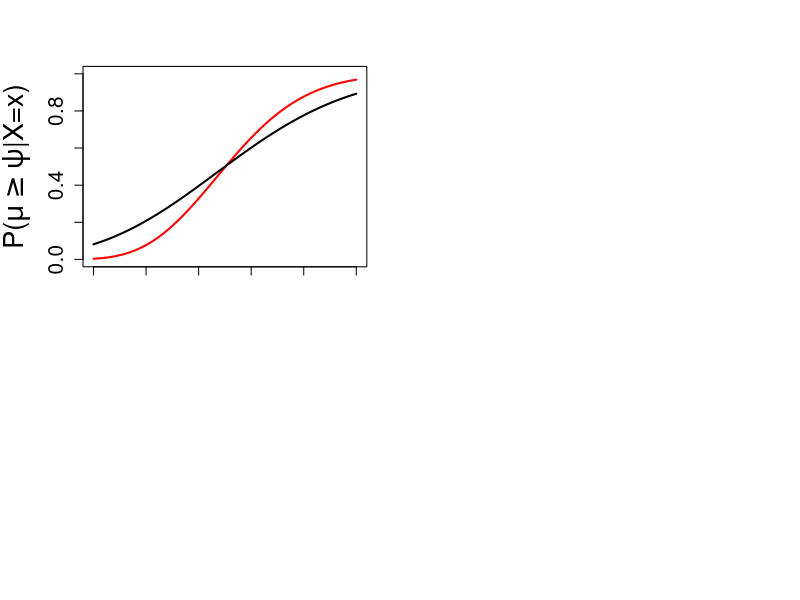

The R script that drew this image: (Note: this script raises an error after producing the figure.)
par(mfrow = c(2, 2))

par(mar = c(2, 5, 4, 2))
plot(seq(0, 10, 0.1), (1-pgamma(5, shape = 1 + seq(0, 10, 0.1), rate = 0.139 +1)), 
     ylim = c(0, 1), type = "l", col = "red", lwd = 2, cex.axis = 1.5,
     xlab = "", ylab = expression(paste("P(", mu  >= psi, "|X=x)")), cex.lab = 2,
     xaxt = "n")

axis(1, at = seq(0, 10, 2), labels = FALSE)

lines(seq(0, 10, 0.1), (1-pgamma(5, shape = 10 + seq(0, 10, 0.1), rate = 1.934+1)),
      lwd = 2)

lines(seq(0, 10), test3(dd), ylim = c(0, 1), col = "blue", lwd = 2)

text(1, 0.8, "n = 1", cex = 2)

abline(v = seq(0, 10, 2), lty = 3, col = "grey")
abline(h = seq(0, 1, 0.2), lty = 3, col = "grey")




par(mar = c(2, 3, 4, 4))
plot(seq(0, 10), scn1, ylim = c(0, 1), type = "l", col = "red", lwd = 2, cex.axis = 1.5,
     xlab = "", ylab = "", cex.lab = 2, yaxt = "n", xaxt = "n")
lines(seq(0, 10), scn2, lwd = 2)
lines(seq(0, 10), test3(dd), col = "blue", lwd = 2)

axis(1, at = seq(0, 10, 2), labels = FALSE)
axis(2, at = seq(0, 1, 0.2), labels = FALSE)

abline(v = seq(0, 10, 2), lty = 3, col = "grey")
abline(h = seq(0, 1, 0.2), lty = 3, col = "grey")

text(1, 0.8, "n = 2", cex = 2)



par(mar = c(4, 5, 2, 2))
plot(seq(0, 10), scn1, ylim = c(0, 1), type = "l", col = "red", lwd = 2, cex.axis = 1.5,
     xlab = "x", cex.lab = 2, ylab = expression(paste("P(", mu  >= psi, "|X=x)")), 
     cex.lab = 2)
lines(seq(0, 10), scn2, lwd = 2)
lines(seq(0, 10), test3(dd), col = "blue", lwd = 2)

abline(v = seq(0, 10, 2), lty = 3, col = "grey")
abline(h = seq(0, 1, 0.2), lty = 3, col = "grey")

text(1, 0.8, "n = 5", cex = 2)



par(mar = c(4, 3, 2, 4))
plot(seq(0, 10), scn1, ylim = c(0, 1), type = "l", col = "red", lwd = 2, cex.axis = 1.5,
     xlab = "x", ylab = "", cex.lab = 2, yaxt = "n")
lines(seq(0, 10), scn2, lwd = 2)
lines(seq(0, 10), test3(dd), col = "blue", lwd = 2)

axis(2, at = seq(0, 1, 0.2), labels = FALSE)

abline(v = seq(0, 10, 2), lty = 3, col = "grey")
abline(h = seq(0, 1, 0.2), lty = 3, col = "grey")

text(1, 0.8, "n = 10", cex = 2)

legend(6, 0.8, legend=c("Gamma(1, 0.139)", "Gamma(10, 1.934)", "No proper prior\n(our approach)"),  
       fill = c("red","black", "blue"), bty = "n", title = "Prior", title.adj = 0.2, title.cex = 1.2,
       y.intersp = 1.2)









plot(seq(0, 10, 0.1), (1-pgamma(5, shape = 1 + seq(0, 10, 0.1), rate = 0.139 +1)), ylim = c(0, 1), type = "l", col = "red")


plot(seq(0, 10, 0.1), (1-pgamma(seq(0, 5), shape = 1 + seq(0, 10, 0.1), rate = 0.139 +1))*0.1 + 
       (1-pgamma(seq(5, 10), shape = 1 + seq(0, 10, 0.1), rate = 0.139 +1))*0.9)

points(seq(0, 10, 0.1), (1-pgamma(5, shape = 10 + seq(0, 10, 0.1), rate = 1.934 +1))*0.1 + 
       (1-pgamma(5, shape = 10 + seq(0, 10, 0.1), rate = 1.934 +1))*0.9)




test <- function(data) {
  
  for(i in 1: length(data[1, ])) {
    likelihood_func <- function(data, lambda) {
      dpois(data, lambda)
    }
    
    likelihood <- function(x) {
      prod(likelihood_func(data = data[, i], lambda = x)) * dgamma(x, shape = 1, rate = 0.139)
    }
    
    
    H1 <- 0.5 *
      integrate(
        Vectorize(likelihood),
        lower = 5,
        upper = Inf
      )$value
    H0 <- (1 - 0.5) *
      integrate(
        Vectorize(likelihood),
        lower = 0,
        upper = 5
      )$value
    posterior[i] <- (H1) / ((H0) + (H1))
  }
  
  
  
  posterior
}



test2 <- function(data) {
  
  for(i in 1: length(data[1, ])) {
    likelihood_func <- function(data, lambda) {
      dpois(data, lambda)
    }
    
    likelihood <- function(x) {
      prod(likelihood_func(data = data[, i], lambda = x)) * dgamma(x, shape = 10, rate = 1.934)
    }
    
    
    H1 <- 0.5 *
      integrate(
        Vectorize(likelihood),
        lower = 5,
        upper = Inf
      )$value
    H0 <- (1 - 0.5) *
      integrate(
        Vectorize(likelihood),
        lower = 0,
        upper = 5
      )$value
    posterior[i] <- (H1) / ((H0) + (H1))
  }
  
  
  
  posterior
}


test3 <- function(data) {
  
  for(i in 1: length(data[1, ])) {
    likelihood_func <- function(data, lambda) {
      dpois(data, lambda)
    }
    
    likelihood <- function(x) {
      prod(likelihood_func(data = data[, i], lambda = x))
    }
    
    
    H1 <- 0.5 *
      integrate(
        Vectorize(likelihood),
        lower = 5,
        upper = Inf
      )$value
    H0 <- (1 - 0.5) *
      integrate(
        Vectorize(likelihood),
        lower = 0,
        upper = 5
      )$value
    posterior[i] <- (H1) / ((H0) + (H1))
  }
  
  
  
  posterior
}

plot(seq(0, 10), test(dd), ylim = c(0, 1), type = "l", col = "red")
lines(seq(0, 10), test2(dd), ylim = c(0, 1))
lines(seq(0, 10), test3(dd), ylim = c(0, 1), col = "blue")
abline(h = 0.5)
abline(v = 5, lty = 3)


dd <- matrix(rep(seq(0, 10), each = 10), 10, 11)



scn1 <- rep(NA, 11)

for(i in 1: length(dd[1, ])) {
  scn1[i] <- (1-pgamma(5, shape = 1 + sum(dd[, i]), rate = 0.139 + length(dd[, i])))
}

scn2 <- rep(NA, 11)

for(i in 1: length(dd[1, ])) {
  scn2[i] <- (1 - (pgamma(5, shape = 10 + sum(dd[, i]), rate = 1.934 + length(dd[, i]))))
}



